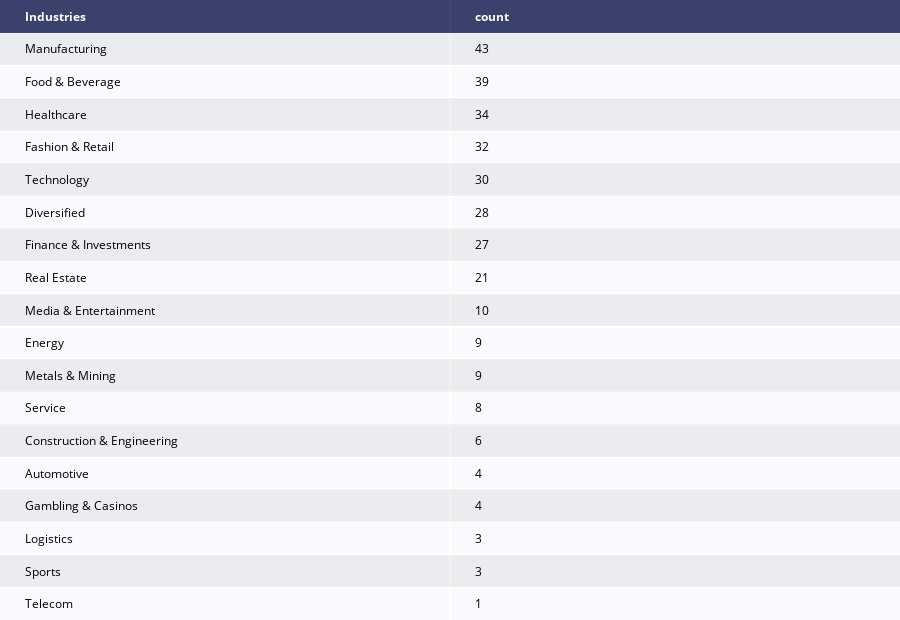

This figure's notebook cell:
### Code cell
category_female_table = ff.create_table(category_female)
category_female_table

### Figure 1 — Plotly figure (JSON) as saved in the notebook; plotly's stock layout.template omitted (floating-point values rounded to 4 significant figures)
{"data": [{"colorscale": [[0, "#00083e"], [0.5, "#ededee"], [1, "#ffffff"]], "hoverinfo": "none", "opacity": 0.75, "showscale": false, "type": "heatmap", "z": [[0, 0], [0.5, 0.5], [1, 1], [0.5, 0.5], [1, 1], [0.5, 0.5], [1, 1], [0.5, 0.5], [1, 1], [0.5, 0.5], [1, 1], [0.5, 0.5], [1, 1], [0.5, 0.5], [1, 1], [0.5, 0.5], [1, 1], [0.5, 0.5], [1, 1]]}], "layout": {"annotations": [{"align": "left", "font": {"color": "#ffffff"}, "showarrow": false, "text": "<b>Industries</b>", "x": -0.45, "xanchor": "left", "xref": "x", "y": 0, "yref": "y"}, {"align": "left", "font": {"color": "#ffffff"}, "showarrow": false, "text": "<b>count</b>", "x": 0.55, "xanchor": "left", "xref": "x", "y": 0, "yref": "y"}, {"align": "left", "font": {"color": "#000000"}, "showarrow": false, "text": "Manufacturing", "x": -0.45, "xanchor": "left", "xref": "x", "y": 1, "yref": "y"}, {"align": "left", "font": {"color": "#000000"}, "showarrow": false, "text": "43", "x": 0.55, "xanchor": "left", "xref": "x", "y": 1, "yref": "y"}, {"align": "left", "font": {"color": "#000000"}, "showarrow": false, "text": "Food & Beverage", "x": -0.45, "xanchor": "left", "xref": "x", "y": 2, "yref": "y"}, {"align": "left", "font": {"color": "#000000"}, "showarrow": false, "text": "39", "x": 0.55, "xanchor": "left", "xref": "x", "y": 2, "yref": "y"}, {"align": "left", "font": {"color": "#000000"}, "showarrow": false, "text": "Healthcare", "x": -0.45, "xanchor": "left", "xref": "x", "y": 3, "yref": "y"}, {"align": "left", "font": {"color": "#000000"}, "showarrow": false, "text": "34", "x": 0.55, "xanchor": "left", "xref": "x", "y": 3, "yref": "y"}, {"align": "left", "font": {"color": "#000000"}, "showarrow": false, "text": "Fashion & Retail", "x": -0.45, "xanchor": "left", "xref": "x", "y": 4, "yref": "y"}, {"align": "left", "font": {"color": "#000000"}, "showarrow": false, "text": "32", "x": 0.55, "xanchor": "left", "xref": "x", "y": 4, "yref": "y"}, {"align": "left", "font": {"color": "#000000"}, "showarrow": false, "text": "Technology", "x": -0.45, "xanchor": "left", "xref": "x", "y": 5, "yref": "y"}, {"align": "left", "font": {"color": "#000000"}, "showarrow": false, "text": "30", "x": 0.55, "xanchor": "left", "xref": "x", "y": 5, "yref": "y"}, {"align": "left", "font": {"color": "#000000"}, "showarrow": false, "text": "Diversified", "x": -0.45, "xanchor": "left", "xref": "x", "y": 6, "yref": "y"}, {"align": "left", "font": {"color": "#000000"}, "showarrow": false, "text": "28", "x": 0.55, "xanchor": "left", "xref": "x", "y": 6, "yref": "y"}, {"align": "left", "font": {"color": "#000000"}, "showarrow": false, "text": "Finance & Investments", "x": -0.45, "xanchor": "left", "xref": "x", "y": 7, "yref": "y"}, {"align": "left", "font": {"color": "#000000"}, "showarrow": false, "text": "27", "x": 0.55, "xanchor": "left", "xref": "x", "y": 7, "yref": "y"}, {"align": "left", "font": {"color": "#000000"}, "showarrow": false, "text": "Real Estate", "x": -0.45, "xanchor": "left", "xref": "x", "y": 8, "yref": "y"}, {"align": "left", "font": {"color": "#000000"}, "showarrow": false, "text": "21", "x": 0.55, "xanchor": "left", "xref": "x", "y": 8, "yref": "y"}, {"align": "left", "font": {"color": "#000000"}, "showarrow": false, "text": "Media & Entertainment", "x": -0.45, "xanchor": "left", "xref": "x", "y": 9, "yref": "y"}, {"align": "left", "font": {"color": "#000000"}, "showarrow": false, "text": "10", "x": 0.55, "xanchor": "left", "xref": "x", "y": 9, "yref": "y"}, {"align": "left", "font": {"color": "#000000"}, "showarrow": false, "text": "Energy", "x": -0.45, "xanchor": "left", "xref": "x", "y": 10, "yref": "y"}, {"align": "left", "font": {"color": "#000000"}, "showarrow": false, "text": "9", "x": 0.55, "xanchor": "left", "xref": "x", "y": 10, "yref": "y"}, {"align": "left", "font": {"color": "#000000"}, "showarrow": false, "text": "Metals & Mining", "x": -0.45, "xanchor": "left", "xref": "x", "y": 11, "yref": "y"}, {"align": "left", "font": {"color": "#000000"}, "showarrow": false, "text": "9", "x": 0.55, "xanchor": "left", "xref": "x", "y": 11, "yref": "y"}, {"align": "left", "font": {"color": "#000000"}, "showarrow": false, "text": "Service", "x": -0.45, "xanchor": "left", "xref": "x", "y": 12, "yref": "y"}, {"align": "left", "font": {"color": "#000000"}, "showarrow": false, "text": "8", "x": 0.55, "xanchor": "left", "xref": "x", "y": 12, "yref": "y"}, {"align": "left", "font": {"color": "#000000"}, "showarrow": false, "text": "Construction & Engineering", "x": -0.45, "xanchor": "left", "xref": "x", "y": 13, "yref": "y"}, {"align": "left", "font": {"color": "#000000"}, "showarrow": false, "text": "6", "x": 0.55, "xanchor": "left", "xref": "x", "y": 13, "yref": "y"}, {"align": "left", "font": {"color": "#000000"}, "showarrow": false, "text": "Automotive", "x": -0.45, "xanchor": "left", "xref": "x", "y": 14, "yref": "y"}, {"align": "left", "font": {"color": "#000000"}, "showarrow": false, "text": "4", "x": 0.55, "xanchor": "left", "xref": "x", "y": 14, "yref": "y"}, {"align": "left", "font": {"color": "#000000"}, "showarrow": false, "text": "Gambling & Casinos", "x": -0.45, "xanchor": "left", "xref": "x", "y": 15, "yref": "y"}, {"align": "left", "font": {"color": "#000000"}, "showarrow": false, "text": "4", "x": 0.55, "xanchor": "left", "xref": "x", "y": 15, "yref": "y"}, {"align": "left", "font": {"color": "#000000"}, "showarrow": false, "text": "Logistics", "x": -0.45, "xanchor": "left", "xref": "x", "y": 16, "yref": "y"}, {"align": "left", "font": {"color": "#000000"}, "showarrow": false, "text": "3", "x": 0.55, "xanchor": "left", "xref": "x", "y": 16, "yref": "y"}, {"align": "left", "font": {"color": "#000000"}, "showarrow": false, "text": "Sports", "x": -0.45, "xanchor": "left", "xref": "x", "y": 17, "yref": "y"}, {"align": "left", "font": {"color": "#000000"}, "showarrow": false, "text": "3", "x": 0.55, "xanchor": "left", "xref": "x", "y": 17, "yref": "y"}, {"align": "left", "font": {"color": "#000000"}, "showarrow": false, "text": "Telecom", "x": -0.45, "xanchor": "left", "xref": "x", "y": 18, "yref": "y"}, {"align": "left", "font": {"color": "#000000"}, "showarrow": false, "text": "1", "x": 0.55, "xanchor": "left", "xref": "x", "y": 18, "yref": "y"}], "height": 620, "margin": {"b": 0, "l": 0, "r": 0, "t": 0}, "xaxis": {"dtick": 1, "gridwidth": 2, "showticklabels": false, "tick0": -0.5, "ticks": "", "zeroline": false}, "yaxis": {"autorange": "reversed", "dtick": 1, "gridwidth": 2, "showticklabels": false, "tick0": 0.5, "ticks": "", "zeroline": false}}}
